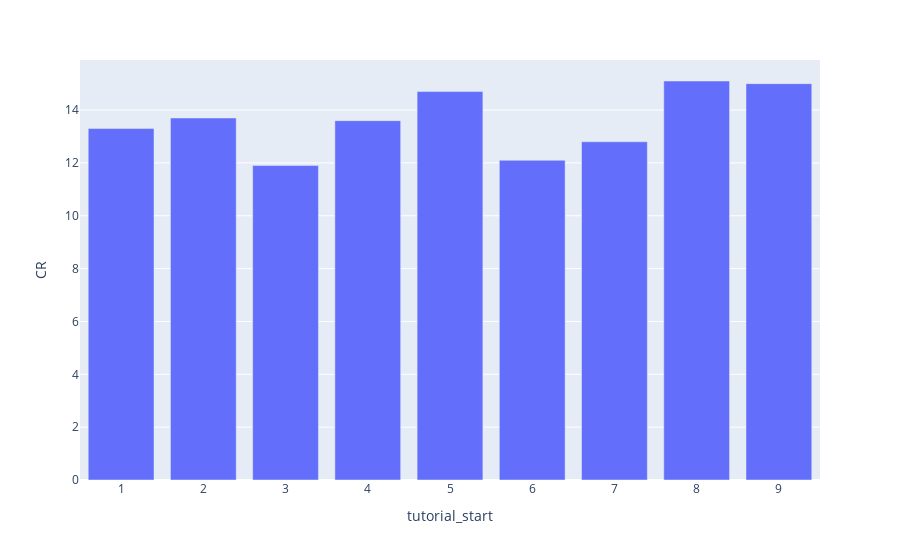

Source (notebook cell):
### Markdown cell above
Диаграмма 1 - отображает показатель конверсии и кол-во обучений

### Code cell
import plotly.express as px
fig2 =px.bar(
    group_2,
    x= 'tutorial_start',
    y= 'CR',
    orientation= 'v'
)
fig2.show()

### Figure 1 — Plotly figure (JSON) as saved in the notebook; plotly's stock layout.template omitted (floating-point values rounded to 4 significant figures)
{"data": [{"alignmentgroup": "True", "hovertemplate": "tutorial_start=%{x}<br>CR=%{y}<extra></extra>", "legendgroup": "", "marker": {"color": "#636efa", "pattern": {"shape": ""}}, "name": "", "offsetgroup": "", "orientation": "v", "showlegend": false, "textposition": "auto", "type": "bar", "x": [1, 2, 3, 4, 5, 6, 7, 8, 9], "xaxis": "x", "y": [13.3, 13.7, 11.9, 13.6, 14.7, 12.1, 12.8, 15.1, 15], "yaxis": "y"}], "layout": {"barmode": "relative", "legend": {"tracegroupgap": 0}, "margin": {"t": 60}, "xaxis": {"anchor": "y", "domain": [0, 1], "title": {"text": "tutorial_start"}}, "yaxis": {"anchor": "x", "domain": [0, 1], "title": {"text": "CR"}}}}
